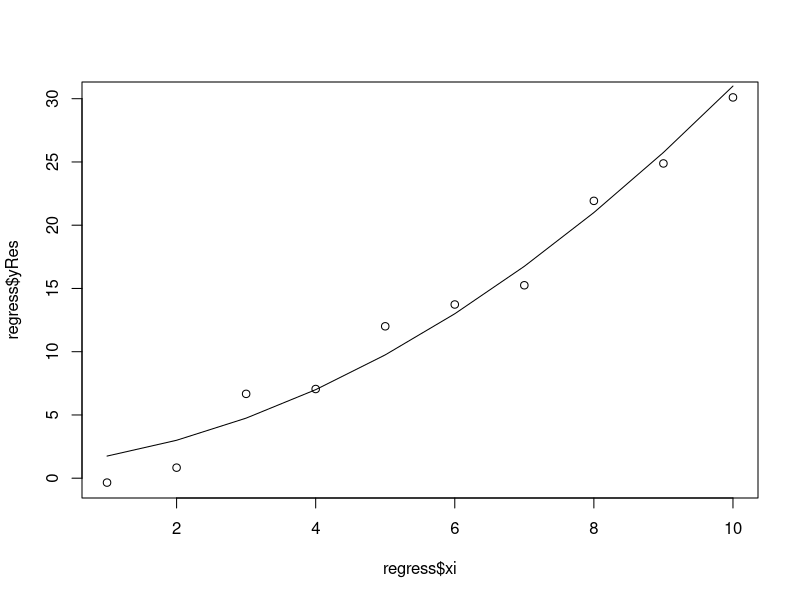
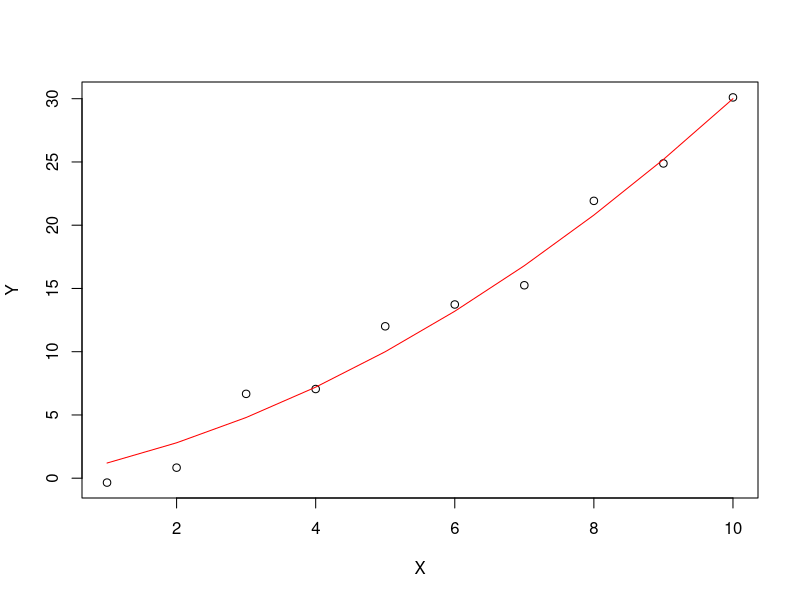

R code for these plots, in order:
## ---- chunk 1
knitr::opts_chunk$set(echo = TRUE)
library(tidyverse)
## ---- chunk 2
# create data

realA=11.2
realB=3.1
realC=1.89

modFunc<-function(x,A=1,B=1,C=1){
  yPrd = A + B*x + C*x^2
  return(yPrd)
} #function to run the model (excludes process error, no w)

dat<-data.frame(xVals=seq(1,50,by=2))%>%
  mutate(yObs=modFunc(xVals,A=realA,B=realB,C=realC)+runif(1,min = -5,max = 5)) # create "observed Y" by running the model with "real" values and adding in random values for w

# set ranges for A, B, C

Amin=5
Amax=15

Bmin=0
Bmax=5

Cmin=0
Cmax=3

# set step increment
stpA=0.25
stpB=0.5
stpC=0.1

## ---- chunk 3

Avec=seq(Amin,Amax,by=stpA)
Bvec=seq(Bmin,Bmax,by=stpB)
Cvec=seq(Cmin,Cmax,by=stpC)

# Avec=seq(1,5,by=1)
# Bvec=seq(1,10,by=2)
# Cvec=seq(1,2,by=0.1)

srchAry<-array(data=0, dim=c(length(Avec),
                              length(Bvec),
                              length(Cvec)))


for(k in 1:length(Cvec)){
  cIn<-Cvec[k]
  for(j in 1:length(Bvec)){
    bIn<-Bvec[j]
    for(i in 1:length(Avec)){
      aIn<-Avec[i]
      # print(c(aIn,bIn,cIn))
      # print(c(i,j,k))
        iDat<-dat %>%
          mutate(yPred=sapply(dat$xVals,function(x) modFunc(x,aIn,bIn,cIn)))%>%
          mutate(ssqi=(yPred-yObs)^2)#%>%
         
        srchAry[i,j,k]<-sum(iDat$ssqi)
    }
  }
}

minSSQ<-which(srchAry==min(srchAry),arr.ind = T)
Aest<-Avec[minSSQ[1]]
Best<-Bvec[minSSQ[2]]
Cest<-Cvec[minSSQ[3]]
print(c(Aest,Best,Cest))

ssq<-srchAry[minSSQ]
ssq
## ---- chunk 4
A=1#12
B=0.5#3
C=0.25#0.5

n=10#20

Wi=runif(n=n,min = -3,max = 3)

i=1

xi<-c(1:10)

## ---- chunk 5
regress<-data.frame(xi=xi,
                    uncert=Wi) %>%
  mutate(yEst=A+B*xi+C*xi^2) %>%
  mutate(yRes=A+B*xi+C*xi^2+Wi)

plot(regress$xi,regress$yRes)
lines(regress$xi,regress$yEst)

regress

## ---- chunk 6

Av=seq(0,2,by=0.2)
Bv=seq(0,2,by=0.1)
Cv=seq(0,2,by=0.1)

# Avec=seq(1,5,by=1)
# Bvec=seq(1,10,by=2)
# Cvec=seq(1,2,by=0.1)

srchAry2<-array(data=0, dim=c(length(Av),
                              length(Bv),
                              length(Cv)))


for(k in 1:length(Cv)){
  cIn2<-Cv[k]
  for(j in 1:length(Bv)){
    bIn2<-Bv[j]
    for(i in 1:length(Av)){
      aIn2<-Av[i]
      # print(c(aIn,bIn,cIn))
      # print(c(i,j,k))
        iDat2<-regress %>%
          mutate(yPred=sapply(regress$xi,function(x) modFunc(x,aIn2,bIn2,cIn2)))%>%
          mutate(ssqi=(yPred-yRes)^2)#%>%
         
        srchAry2[i,j,k]<-sum(iDat2$ssqi)
    }
  }
}

minSSQ<-which(srchAry2==min(srchAry2),arr.ind = T)
Aest2<-Av[minSSQ[1]]
Best2<-Bv[minSSQ[2]]
Cest2<-Cv[minSSQ[3]]
print(c(Aest2,Best2,Cest2))

ssq2<-srchAry2[minSSQ]
ssq2
## ---- chunk 7
regress2<-regress%>%
  mutate(yPred=Aest2 + Best2*xi + Cest2*xi^2)

plot(regress2$xi,regress2$yRes,xlab="X",ylab="Y")
lines(regress2$xi,regress2$yPred,col="red")

regress

